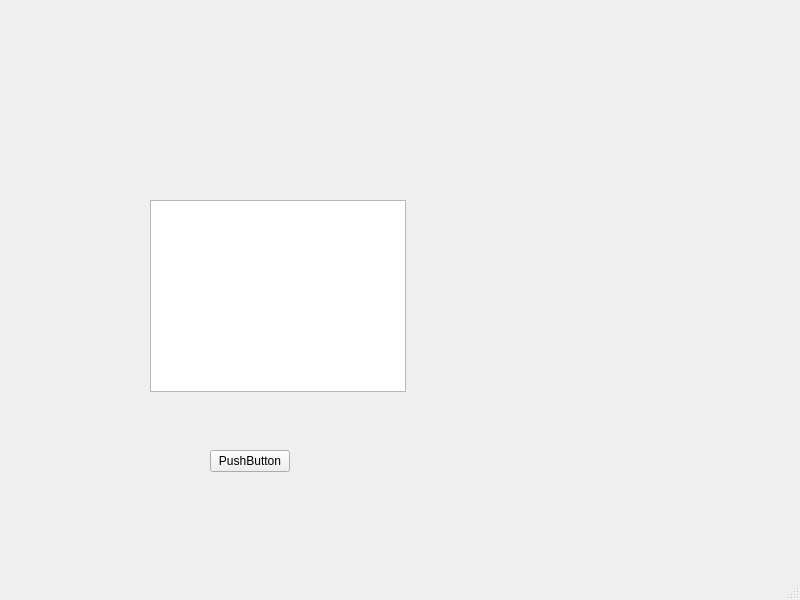
<?xml version="1.0" encoding="UTF-8"?>
<ui version="4.0">
 <class>MainWindow</class>
 <widget class="QMainWindow" name="MainWindow">
  <property name="geometry">
   <rect>
    <x>0</x>
    <y>0</y>
    <width>800</width>
    <height>600</height>
   </rect>
  </property>
  <property name="windowTitle">
   <string>MainWindow</string>
  </property>
  <widget class="QWidget" name="centralwidget">
   <widget class="QListWidget" name="randList">
    <property name="geometry">
     <rect>
      <x>150</x>
      <y>200</y>
      <width>256</width>
      <height>192</height>
     </rect>
    </property>
   </widget>
   <widget class="QPushButton" name="start">
    <property name="geometry">
     <rect>
      <x>210</x>
      <y>450</y>
      <width>80</width>
      <height>22</height>
     </rect>
    </property>
    <property name="text">
     <string>PushButton</string>
    </property>
   </widget>
  </widget>
  <widget class="QMenuBar" name="menubar">
   <property name="geometry">
    <rect>
     <x>0</x>
     <y>0</y>
     <width>800</width>
     <height>19</height>
    </rect>
   </property>
  </widget>
  <widget class="QStatusBar" name="statusbar"/>
 </widget>
 <resources/>
 <connections/>
</ui>
